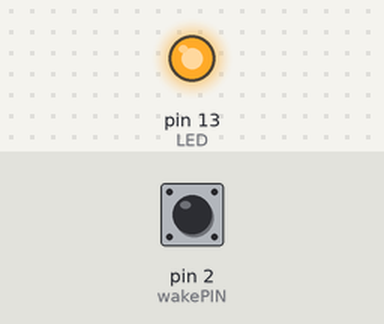
This sketch was run on a simulated Arduino Uno, built with avr-gcc and run on an emulated ATmega328P. Shown: output pins drawn as LEDs (lit = HIGH). The inputs (shaded band) are chosen by the test bench; at power-on: pin 2 (wakePIN) HIGH. Sleep ends after the set time or at an interrupt.

Above: at 1.2 s.
1.3 s: pin 2 (wakePIN) pulled LOW for 3.2 s
At 4.0 s:
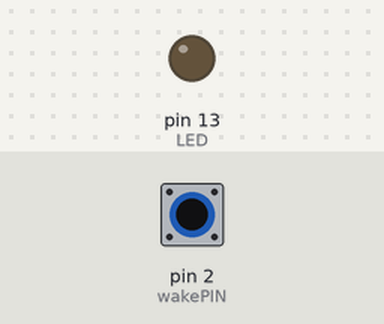
Timing chart, 0 to 13.5 s (numbered marks = the images above; inputs shaded):
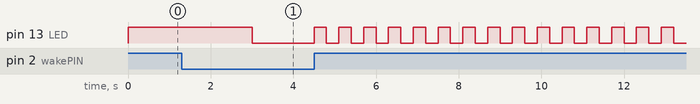

Measured:
- by itself, pin 13 (LED): repeats every 0.60 s: HIGH 0.30 s, LOW 0.30 s

The sketch:

sleep_modes.ino
```cpp
#include <avr/sleep.h>

int LED = 13;
int wakePIN = 2;

void wakeUpNow() {
}

void setup() {
  pinMode( LED, OUTPUT );
  digitalWrite( LED, HIGH );

  pinMode( wakePIN, INPUT_PULLUP );
  attachInterrupt(0, wakeUpNow, HIGH);
}

void loop() {

 delay( 3000 );
 set_sleep_mode(SLEEP_MODE_PWR_DOWN); // sleep mode is set here
 sleep_enable();
 digitalWrite( LED, LOW );
 sleep_mode();                        // System sleeps here
 sleep_disable();


  for(;;){
    digitalWrite( LED, HIGH );
    delay( 300 );
    digitalWrite( LED, LOW );
    delay( 300 );
  }

}
```
